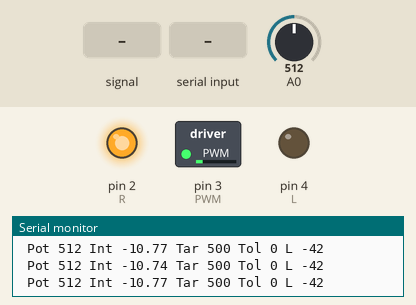
Recording of a sketch running on a simulated Arduino Uno, built with avr-gcc and run on an emulated ATmega328P. Parts: switched loads named in the sketch (green lamp = pin HIGH), output pins drawn as LEDs (lit = HIGH), the last lines printed to the serial monitor. Dashed ring = blinking. The inputs (shaded band) are chosen by the test bench; at power-on: A0 = 512.

Above: at 1.2 s.
1.3 s: A0 fed a 200 Hz sine of ±81 counts around its level
At 1.46 s:
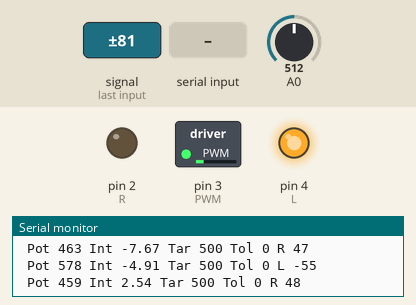
4.3 s: A0 set to 716
At 5.2 s:
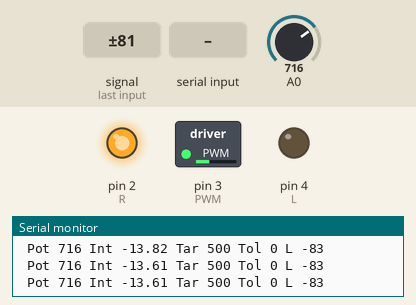
5.8 s: "30,150\n" received over Serial
At 6.8 s:
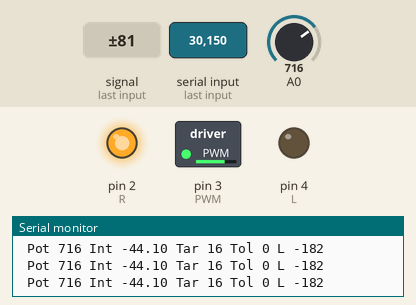
7.4 s: "90\n" received over Serial
At 8.6 s:
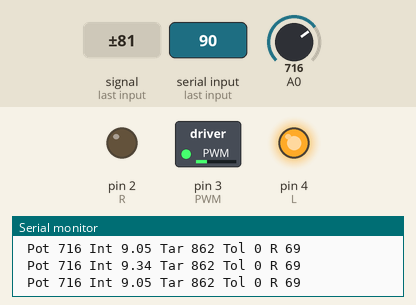
8.9 s: A0 set to 703
At 9.3 s:
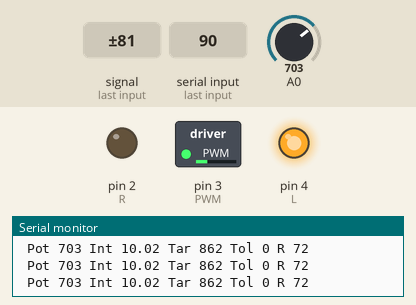
11.9 s: A0 fed a 50 Hz sine of ±306 counts around its level
At 12.16 s:
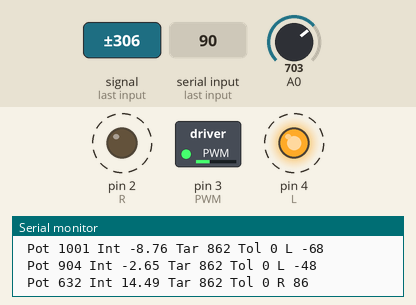
Timing chart, 0 to 15.9 s (numbered marks = the images above; inputs shaded):
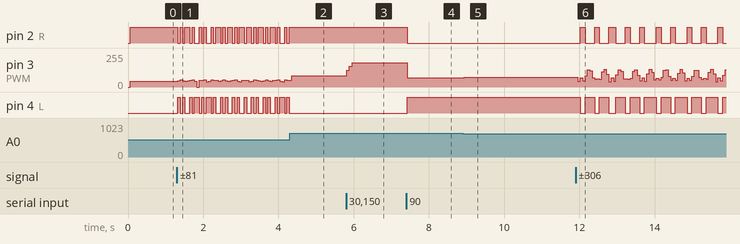

Measured:
- after the input at 1.3 s, pin 2 (R): HIGH → LOW at once, then moves between LOW and HIGH, repeating every 0.63 s; pin 4 (L): LOW → HIGH at once, then moves between LOW and HIGH, repeating every 0.63 s
- after the input at 4.3 s, pin 2 (R): stops changing and stays HIGH; pin 4 (L): stops changing and stays LOW
- after the input at 5.8 s, pin 3 (PWM): 83/255 → 125/255 at once, → 155/255 0.07 s later, → 182/255 0.07 s later
- after the input at 7.4 s, pin 2 (R): HIGH → LOW at once; pin 3 (PWM): 182/255 → 69/255 at once; pin 4 (L): LOW → HIGH at once
- after the input at 8.9 s, pin 3 (PWM): 69/255 → 72/255 at once
- after the input at 11.9 s, pin 2 (R): alternates HIGH for 0.13 s and LOW for 0.25 s, starting after 0.13 s; pin 4 (L): alternates HIGH for 0.25 s and LOW for 0.13 s, starting after 0.13 s

The sketch:

testeMotor.ino
```cpp
#define R 2
#define PWM 3
#define L 4
#define MIN 40
#define SETTOL 10
//minimo de 70 para o motor comecar a rodar

int target = 500;

float soma = 0;
float lastError = 0;
float ontem = millis();
float Fpot = 0;
int i, j, pot = 0;
int tolerancia = 0;
int toleranciaki = 20;
float kc = 0.2;
float ki = 0.05; //kc/ti;
float kd = 0;//kc*td;


void setup() {
  // put your setup code here, to run once:
  Serial.begin(9600);
  pinMode(R, OUTPUT);
  pinMode(L, OUTPUT);
  pinMode(PWM, OUTPUT);


}

void loop() {
  // put your main code here, to run repeatedly:

  //media dos valores obtidos pra diminuir o ruido
  Fpot = analogRead(A0);
  for (i = 0; i < 50; i++) {
    for (j = 0; j < 10; j++) {
      Fpot += analogRead(A0);
    }
    Fpot = Fpot/11;
  }
  pot = (int)(Fpot);


  if (Serial.available() > 0) {
    delay(10);
    target = (Serial.read() - '0') * 100 + (Serial.read() - '0') * 10 + (Serial.read() - '0');
    if (target < 020) target = 020;
    if (target > 980) target = 980;
  }


  int vel = (int)PID(kc, ki, kd, target, pot);

  //delay(10);
  //Serial.print("vel ");
  //Serial.print(vel);

  Serial.print(" Pot ");
  Serial.print(pot);
  Serial.print(" Int ");
  Serial.print(soma);

  Serial.print(" Tar ");
  Serial.print(target);

  Serial.print(" Tol ");
  Serial.print(tolerancia);

  if ((pot > (target+toleranciaki)) || (pot < (target-toleranciaki))) {
    soma = 0;
  }

  if (soma > 10) soma = 10;
  if (soma < -10) soma = -10;

  if (pot < target-tolerancia) {
    //somando o valor do vel com o 70 para ele rodar, caso seja menor q 70
    vel=vel+MIN;
    Serial.print(" R ");
    Serial.print(vel);

    digitalWrite(L, HIGH);
    digitalWrite(R, LOW);
    analogWrite(PWM, vel);

  } else if (pot > target+tolerancia) {
    //como o vel fica negativo, subtraimos o 70 pra aaumentar o valor negativo
    vel = vel-MIN;
    Serial.print(" L ");
    Serial.print(vel);

    digitalWrite(R, HIGH);
    digitalWrite(L, LOW);
    //multiplicamos por -1 pois o pwm precisa ser positivo
    analogWrite(PWM, -1*vel);
    //tolerancia para manter estabilizado em uma certa faixa

  } else {
    digitalWrite(PWM, 0);
  }

  if (pot == target)
      tolerancia = SETTOL;

  if ((pot > target +tolerancia) || (pot < target - tolerancia))
      tolerancia = 0;

  Serial.println();
}

float PID(float kc, float ki, float kd, float target, float sense) {
  float error, integral, proportional, derivative, dt;

  dt = (millis() - ontem)/1000;
  ontem  = millis();

  error = target-sense;
  soma = soma + (error * dt);

  proportional = error * kc;
  integral = ki * soma;
  derivative = kd * ((error - lastError)/dt);

  lastError = error;

  return proportional + integral + derivative;
}
```
